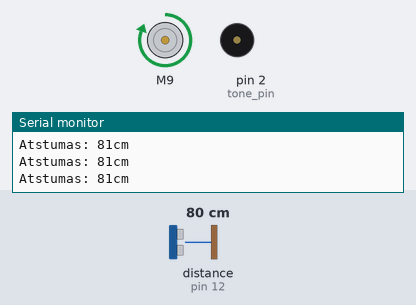
A sketch run on a simulated Arduino Uno, built with avr-gcc and run on an emulated ATmega328P. Shown: DC motor (green arrow = forward, orange = backward, longer = faster), buzzer (waves = sounding), the last lines printed to the serial monitor. The test bench sets the inputs (shaded band); at power-on: distance to the obstacle (sensor on pin 12) 80 cm. The echo pulse lasts 58.3 µs per cm.

Above: at 1.2 s.
1.3 s: distance to the obstacle (sensor on pin 12) set to 52 cm
4.3 s: distance to the obstacle (sensor on pin 12) set to 46 cm
At 4.49 s:
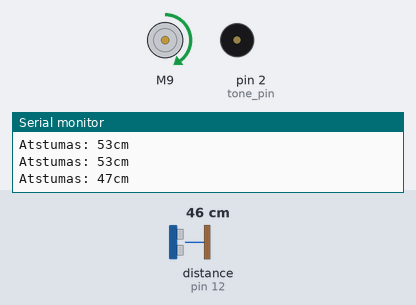
7.3 s: distance to the obstacle (sensor on pin 12) set to 21 cm
10.3 s: distance to the obstacle (sensor on pin 12) set to 17 cm
At 11.0 s:
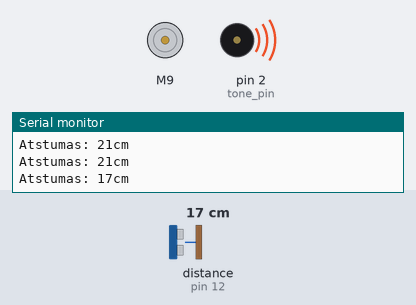
13.3 s: distance to the obstacle (sensor on pin 12) set to 35 cm
At 13.61 s:
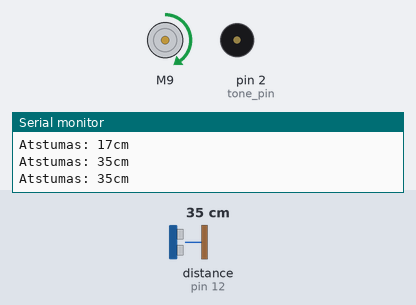
Timing chart, 0 to 17.3 s (numbered marks = the images above; inputs shaded):
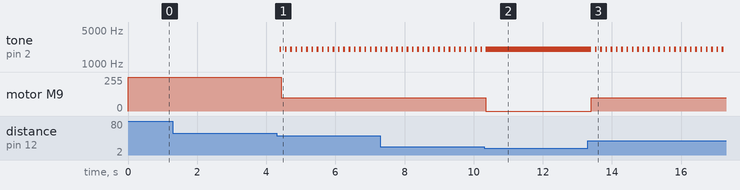

The sketch:

nr1.ino
```cpp
#include <NewPing.h>
#include <L298N.h>
#include <NewTone.h>

//pin definition
#define TRIGGER_PIN 13
#define ECHO_PIN 12
#define MAX_DISTANCE 300
#define LED_G 5 //zalio ledo prijungimas;
#define LED_Y 4 // geltono ledo prijungimas;
#define LED_R 3 // raudono ledo prijungimas;
#define tone_pin 2 // piezogarsiakalbio prijungimas;
#define ENA 10
#define IN1 9
#define IN2 7

L298N driver(ENA, IN1, IN2); //dc driverio funkcija
NewPing sonar (TRIGGER_PIN, ECHO_PIN, MAX_DISTANCE); //ultrasonic jutiklio nuskaitymo funkcija
int tone_frequency = 2000;  // frequency of tone, from low to high about 50-15000 Hz
int short_tone_time = 50;  // time in ms that short tone should play for
int long_tone_time = 1000;  // time in ms that long tone should play for

void setup()
{
  Serial.begin(9600);
}

void loop (){
  int dist_cm=sonar.ping_cm();
  Serial.print("Atstumas: ");
  Serial.print(dist_cm);
  Serial.println("cm");

  if (dist_cm >= 50)
  {
    driver.setSpeed(255); //turbo rezimas
    driver.forward(); //priekyn

    digitalWrite (LED_G, HIGH);
    digitalWrite(LED_Y, LOW);
    digitalWrite(LED_R, LOW);

  delay(100); //priekyn 100ms
  }
  else if (dist_cm < 50 && dist_cm >= 20)
  {
    // signalas
    NewTone(tone_pin, tone_frequency); // Play the frequency (125 Hz to 15 kHz sweep in 10 Hz steps).
    delay(short_tone_time); // Wait short time so you can hear it.
    noNewTone(tone_pin); // Turn off the tone.

    driver.setSpeed(100); //vezlio rezimas
    driver.forward(); //priekyn

    digitalWrite (LED_G, LOW);
    digitalWrite(LED_Y, HIGH);
    digitalWrite(LED_R, LOW);

    delay(100); //priekyn 100ms
  }
  else
  {
    //staigus signalas
    NewTone(tone_pin, tone_frequency); // Play the frequency (125 Hz to 15 kHz sweep in 10 Hz steps).

  driver.stop(); //stabdyti

   digitalWrite (LED_G,LOW);
   digitalWrite(LED_Y, LOW);
   digitalWrite(LED_R, HIGH);

   delay(long_tone_time); // Wait long 1 s so you can hear it.
   noNewTone(tone_pin); // Turn off the tone.
  }
}
```

Measured:
- the behaviour switches between 49 and 48 cm on distance to the obstacle (sensor on pin 12) (found by bisection; images 0 and 1)
- the behaviour switches between 20 and 19 cm on distance to the obstacle (sensor on pin 12) (found by bisection; images 1 and 2)
- after the input at 4.3 s, tone on pin 2 (tone_pin): alternates 2000 Hz for 0.05 s and silent for 0.10 s, starting after 0.09 s; motor M9: forward 255/255 → forward 100/255 after 0.14 s
- after the input at 10.3 s, tone on pin 2 (tone_pin): goes on until 10.4 s, then stays 2000 Hz; motor M9: forward 100/255 → stopped after 0.05 s
- after the input at 13.3 s, tone on pin 2 (tone_pin): alternates 2000 Hz for 0.05 s and silent for 0.10 s, starting after 0.11 s; motor M9: stopped → forward 100/255 after 0.11 s
